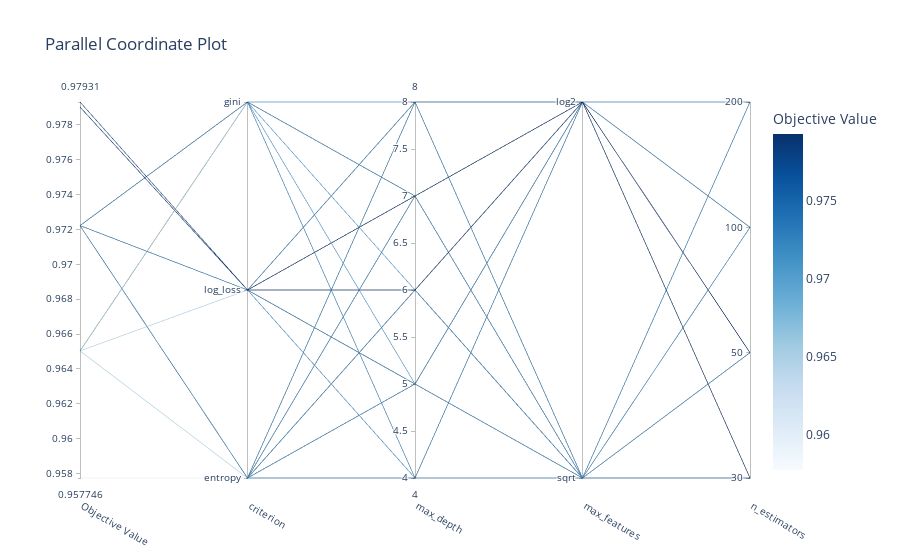

Source (notebook cell):
### Code cell
fig = optuna.visualization.plot_parallel_coordinate(study)
fig.show()
